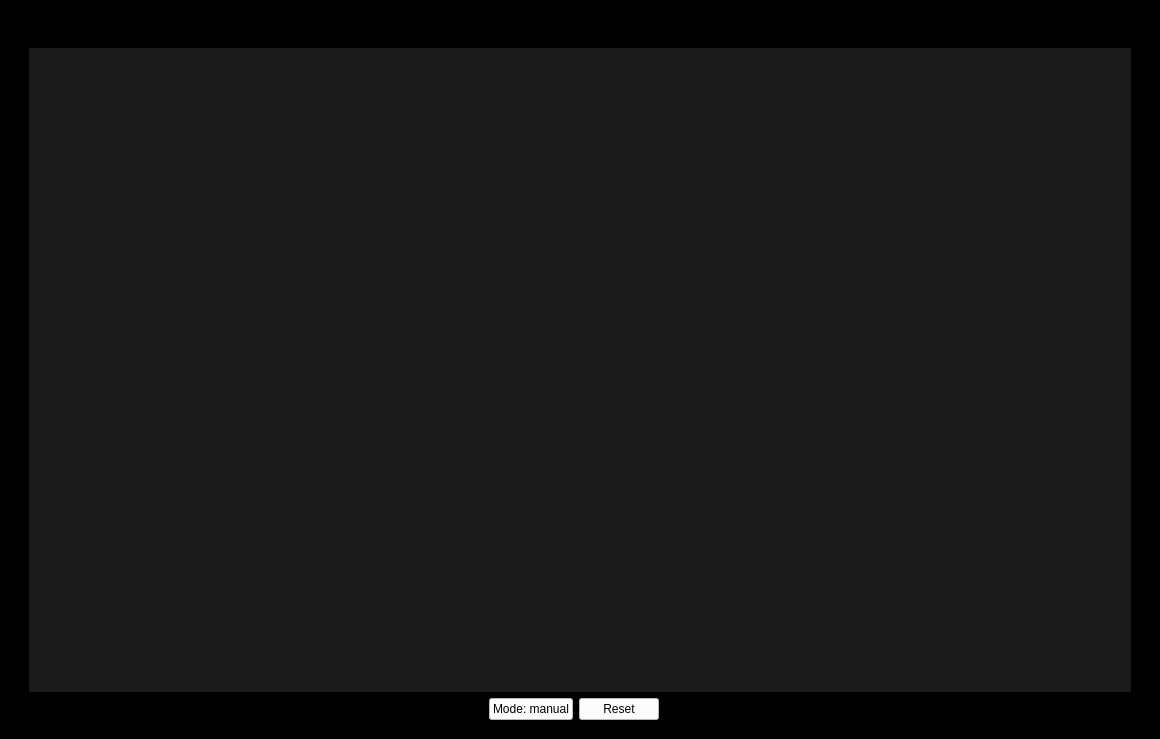
<?xml version="1.0" encoding="UTF-8"?>
<ui version="4.0">
 <class>MainWindow</class>
 <widget class="QMainWindow" name="MainWindow">
  <property name="geometry">
   <rect>
    <x>0</x>
    <y>0</y>
    <width>1160</width>
    <height>739</height>
   </rect>
  </property>
  <property name="focusPolicy">
   <enum>Qt::StrongFocus</enum>
  </property>
  <property name="windowTitle">
   <string>MainWindow</string>
  </property>
  <property name="styleSheet">
   <string notr="true">background-color: rgb(0, 0, 0);</string>
  </property>
  <widget class="QWidget" name="centralwidget">
   <layout class="QGridLayout" name="gridLayout_2">
    <item row="1" column="0">
     <spacer name="verticalSpacer">
      <property name="orientation">
       <enum>Qt::Vertical</enum>
      </property>
      <property name="sizeHint" stdset="0">
       <size>
        <width>20</width>
        <height>40</height>
       </size>
      </property>
     </spacer>
    </item>
    <item row="1" column="3">
     <spacer name="verticalSpacer_2">
      <property name="orientation">
       <enum>Qt::Vertical</enum>
      </property>
      <property name="sizeHint" stdset="0">
       <size>
        <width>20</width>
        <height>40</height>
       </size>
      </property>
     </spacer>
    </item>
    <item row="1" column="1" rowspan="2" colspan="2">
     <layout class="QGridLayout" name="gridLayout">
      <item row="1" column="0">
       <spacer name="horizontalSpacer_2">
        <property name="orientation">
         <enum>Qt::Horizontal</enum>
        </property>
        <property name="sizeHint" stdset="0">
         <size>
          <width>350</width>
          <height>20</height>
         </size>
        </property>
       </spacer>
      </item>
      <item row="1" column="2">
       <widget class="QPushButton" name="pushButton_2">
        <property name="styleSheet">
         <string notr="true">background-color: rgb(255, 255, 255);</string>
        </property>
        <property name="text">
         <string>Reset</string>
        </property>
       </widget>
      </item>
      <item row="0" column="0" colspan="6">
       <widget class="QWidget" name="widget" native="true">
        <property name="sizePolicy">
         <sizepolicy hsizetype="Minimum" vsizetype="Preferred">
          <horstretch>0</horstretch>
          <verstretch>0</verstretch>
         </sizepolicy>
        </property>
        <property name="focusPolicy">
         <enum>Qt::NoFocus</enum>
        </property>
        <property name="autoFillBackground">
         <bool>false</bool>
        </property>
        <property name="styleSheet">
         <string notr="true">background-color: rgb(26, 26, 27);</string>
        </property>
       </widget>
      </item>
      <item row="1" column="3">
       <spacer name="horizontalSpacer">
        <property name="orientation">
         <enum>Qt::Horizontal</enum>
        </property>
        <property name="sizeHint" stdset="0">
         <size>
          <width>150</width>
          <height>20</height>
         </size>
        </property>
       </spacer>
      </item>
      <item row="1" column="1">
       <widget class="QPushButton" name="pushButton">
        <property name="sizePolicy">
         <sizepolicy hsizetype="Minimum" vsizetype="Fixed">
          <horstretch>0</horstretch>
          <verstretch>0</verstretch>
         </sizepolicy>
        </property>
        <property name="styleSheet">
         <string notr="true">background-color: rgb(255, 255, 255);</string>
        </property>
        <property name="text">
         <string>Mode: manual</string>
        </property>
       </widget>
      </item>
     </layout>
    </item>
    <item row="0" column="1">
     <spacer name="horizontalSpacer_3">
      <property name="orientation">
       <enum>Qt::Horizontal</enum>
      </property>
      <property name="sizeHint" stdset="0">
       <size>
        <width>40</width>
        <height>20</height>
       </size>
      </property>
     </spacer>
    </item>
    <item row="3" column="1">
     <spacer name="horizontalSpacer_4">
      <property name="orientation">
       <enum>Qt::Horizontal</enum>
      </property>
      <property name="sizeHint" stdset="0">
       <size>
        <width>40</width>
        <height>10</height>
       </size>
      </property>
     </spacer>
    </item>
   </layout>
  </widget>
  <widget class="QMenuBar" name="menuBar">
   <property name="geometry">
    <rect>
     <x>0</x>
     <y>0</y>
     <width>1160</width>
     <height>22</height>
    </rect>
   </property>
   <widget class="QMenu" name="menuView">
    <property name="title">
     <string>Window</string>
    </property>
    <property name="toolTipsVisible">
     <bool>true</bool>
    </property>
    <addaction name="actionEnter_Full_Screen"/>
   </widget>
   <addaction name="menuView"/>
  </widget>
  <action name="actionEnter_Full_Screen">
   <property name="text">
    <string>Enter Full Screen</string>
   </property>
   <property name="shortcut">
    <string>Meta+Ctrl+F</string>
   </property>
   <property name="autoRepeat">
    <bool>false</bool>
   </property>
   <property name="iconVisibleInMenu">
    <bool>false</bool>
   </property>
  </action>
 </widget>
 <tabstops>
  <tabstop>pushButton_2</tabstop>
 </tabstops>
 <resources/>
 <connections/>
</ui>
